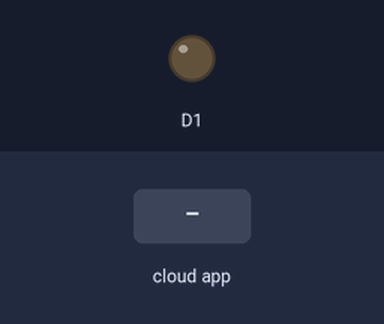
Recording of a sketch running on a simulated ESP8266 (Wemos D1 mini). Parts: output pins drawn as LEDs (lit = HIGH). The test bench sets the inputs (shaded band). WiFi joins after 1.5 s; servers stay silent unless stated; what the sketch prints to the serial monitor is not drawn.

Above: at 2.7 s.
2.8 s: the phone or cloud app sets flexo to 1
At 3.8 s:
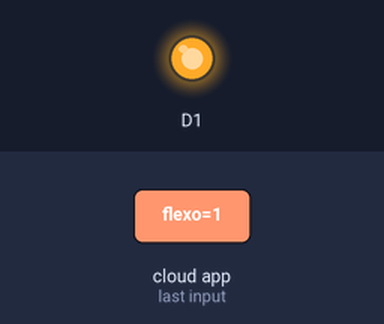
4.3 s: the phone or cloud app sets flexo to 0
At 4.9 s:
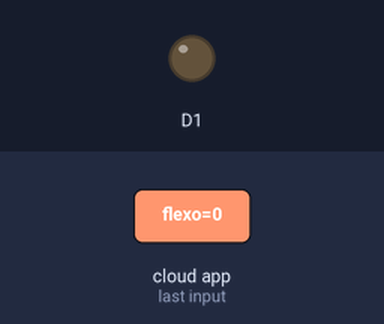
Timing chart, 0 to 7.3 s (numbered marks = the images above; inputs shaded):
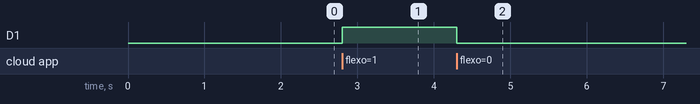

Measured:
- after the input at 2.8 s, D1: LOW → HIGH at once
- after the input at 4.3 s, D1: HIGH → LOW at once

The sketch:

InterruptorAlexa.ino
```cpp
#include <ESP8266WiFi.h>
#include "fauxmoESP.h"

// Rename the credentials.sample.h file to credentials.h and
// edit it according to your router configuration
#include "credentials.h"

fauxmoESP fauxmo;

// -----------------------------------------------------------------------------

#define SERIAL_BAUDRATE     115200

#define ID_INTERRUPTOR           "flexo"

// -----------------------------------------------------------------------------

// -----------------------------------------------------------------------------
// Wifi
// -----------------------------------------------------------------------------

void wifiSetup(bool useStaticIP = false) {

    Serial.println("Connecting...");
     WiFi.mode(WIFI_STA);
     WiFi.begin(ssid, password);
     if(useStaticIP) WiFi.config(ip, gateway, subnet);
     while (WiFi.status() != WL_CONNECTED)
     {
       delay(100);
       Serial.print('.');
     }

     Serial.println("");
     Serial.print("Iniciado STA:\t");
     Serial.println(ssid);
     Serial.print("IP address:\t");
     Serial.println(WiFi.localIP());


}

void setup() {

    // Init serial port and clean garbage
    Serial.begin(SERIAL_BAUDRATE);
    Serial.println();
    Serial.println("Iniciando dispositivo");

    // LEDs
    pinMode(D1, OUTPUT);
    digitalWrite(D1, LOW);

    // Wifi
    wifiSetup();

    // By default, fauxmoESP creates it's own webserver on the defined port
    // The TCP port must be 80 for gen3 devices (default is 1901)
    // This has to be done before the call to enable()
    fauxmo.createServer(true); // not needed, this is the default value
    fauxmo.setPort(80); // This is required for gen3 devices

    // You have to call enable(true) once you have a WiFi connection
    // You can enable or disable the library at any moment
    // Disabling it will prevent the devices from being discovered and switched
    fauxmo.enable(true);

    // You can use different ways to invoke alexa to modify the devices state:
    // "Alexa, turn yellow lamp on"
    // "Alexa, turn on yellow lamp
    // "Alexa, set yellow lamp to fifty" (50 means 50% of brightness, note, this example does not use this functionality)

    // Add virtual devices
    fauxmo.addDevice(ID_INTERRUPTOR);

    fauxmo.onSetState([](unsigned char device_id, const char * device_name, bool state, unsigned char value) {

        // Callback when a command from Alexa is received.
        // You can use device_id or device_name to choose the element to perform an action onto (relay, LED,...)
        // State is a boolean (ON/OFF) and value a number from 0 to 255 (if you say "set kitchen light to 50%" you will receive a 128 here).
        // Just remember not to delay too much here, this is a callback, exit as soon as possible.
        // If you have to do something more involved here set a flag and process it in your main loop.

        Serial.printf("[MAIN] Device #%d (%s) state: %s value: %d\n", device_id, device_name, state ? "ON" : "OFF", value);

        // Checking for device_id is simpler if you are certain about the order they are loaded and it does not change.
        // Otherwise comparing the device_name is safer.

        if (strcmp(device_name, ID_INTERRUPTOR)==0) {
            digitalWrite(D1, state ? HIGH : LOW);
        }

    });

}

void loop() {

    // fauxmoESP uses an async TCP server but a sync UDP server
    // Therefore, we have to manually poll for UDP packets
    fauxmo.handle();

    // This is a sample code to output free heap every 5 seconds
    // This is a cheap way to detect memory leaks
    static unsigned long last = millis();
    if (millis() - last > 5000) {
        last = millis();
        Serial.printf("[MAIN] Free heap: %d bytes\n", ESP.getFreeHeap());
    }

    // If your device state is changed by any other means (MQTT, physical button,...)
    // you can instruct the library to report the new state to Alexa on next request:
    // fauxmo.setState(ID_YELLOW, true, 255);

}
```

credentials.h
```cpp
const char* ssid     = "HOMEFIBER";
const char* password = "1A2B3C4D5E6F";
const char* hostname = "WEMOSD1";

IPAddress ip(192, 168, 14, 134);
IPAddress gateway(192, 168, 14, 1);
IPAddress subnet(255, 255, 255, 0);
```
